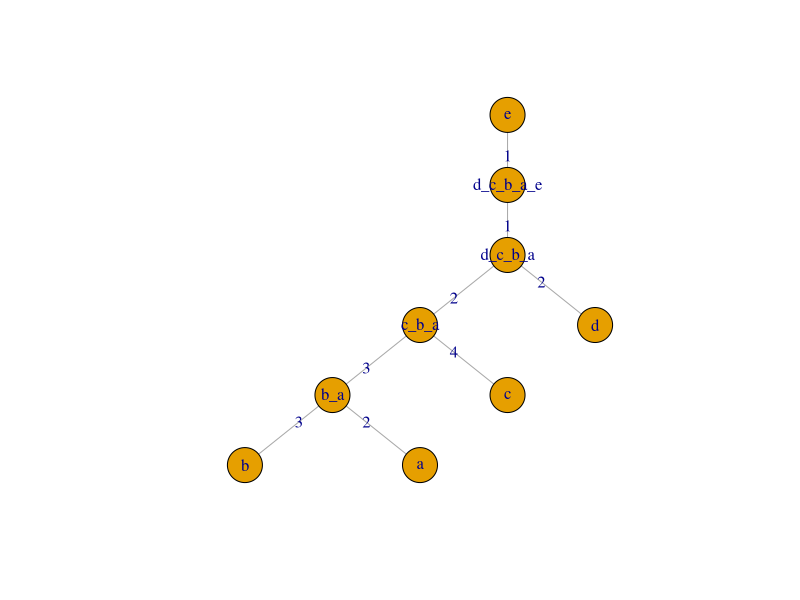
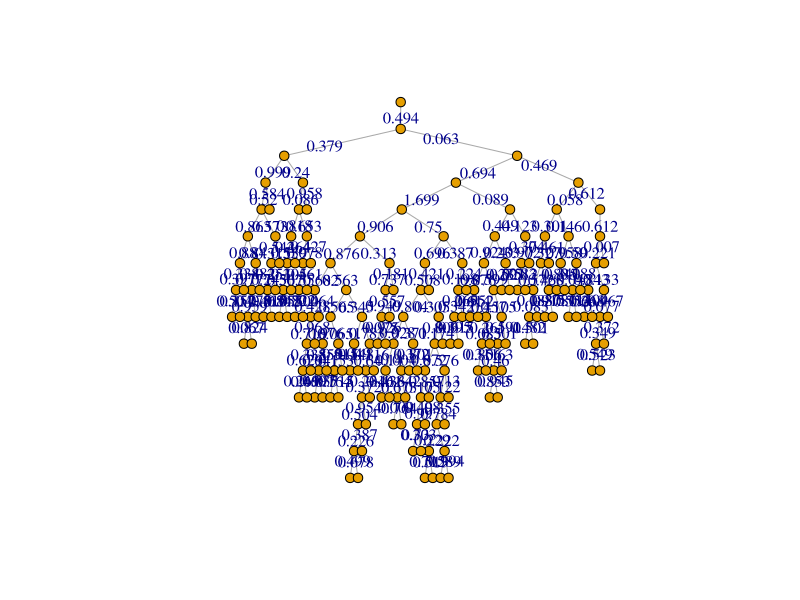

R code for these plots, in order:
## libraries
library(ape)
library(igraph)


#### functions

## param: takes a square distance matrix
## takes a matrix and makes it into a Q matrix
## returns Q matrix

makeQ <- function(dist) {
  n <- nrow(dist)
  
  #get row and column sums
  rows <- rowSums(dist)
  cols <- colSums(dist)
  
  #set up Q return
  Q <- matrix(data = NA,
              nrow = n,
              ncol = n)
  row.names(Q) <- row.names(dist)
  colnames(Q) <- colnames(dist)
  
  # runs through all rows
  for (a in 1:n) {
    for (b in 1:n) {
      #skip over diagonals
      if (a == b) {
        Q[a, b] = 0
        
        #uses formula from wikipedia
      } else{
        Q[a, b] = (n - 2) * dist[a, b] - rows[a] - cols[b]
      }
    }
  }
  
  return(Q)
}


## param: takes a Q matrix, and original distance matrix
## takes smallest element, and joins those nodes, calculates distances
## returns: distance from original nodes to new node,
## to a larger as a dataframe that can be added

joinNode <- function(Q, dist) {
  #takes first (smallest) location for min, returns row and col index
  Qmin <- which(Q == min(Q), arr.ind = TRUE)[1, ]
  n <- nrow(dist)
  
  a <- Qmin[1]
  b <- Qmin[2]
  
  abDist <- dist[a, b]
  
  # Nodes
  nodeA <- rownames(dist)[a]
  nodeB <- rownames(dist)[b]
  
  #row/col sums
  rows <- rowSums(dist)
  cols <- colSums(dist)
  
  #edge distance - from wikipedia
  firstD <- .5 * abDist + 1 / (2 * (n - 2)) * (rows[a] - rows[b])
  secondD <- abDist - firstD
  
  newNode <- paste(nodeA, "_", nodeB, sep = '')
  
  #edges that have been made
  nodeDF <- data.frame(
    parent = c(newNode, newNode),
    child = c(nodeA, nodeB),
    distance = c(firstD, secondD)
  )
  
  return(nodeDF)
}

## params: Takes Q matrix, and original distance matrix,
## and makes new matrix that is n-1 from dist size, adding in
## returns the new distance matrix
newDist <- function(Q, dist) {
  #get smallest distance, and return what nodes those are
  n <- nrow(dist)
  Qmin <- which(Q == min(Q), arr.ind = TRUE)[1, ]
  a <- Qmin[1]
  b <- Qmin[2]
  
  #Get new names
  nodeA <- rownames(dist)[a]
  nodeB <- rownames(dist)[b]
  newNode <- paste(nodeA, "_", nodeB, sep = '')
  
  #new distances
  newLength <- c()
  oldNames <- rownames(dist)[-c(a, b)]
  
  for (i in oldNames) {
    ind <- which(rownames(dist) == i)
    newLength <- c(newLength, .5 * (dist[a, ind] + dist[b, ind] - dist[a, b]))
  }
  
  #build out distance matrix
  
  newD <- matrix(0, n - 1, n - 1)
  rownames(newD) <- c(newNode, oldNames)
  colnames(newD) <- c(newNode, oldNames)
  
  #new dist
  newD[1, -1] <- newLength
  newD[-1, 1] <- newLength
  
  #old dist
  oldDist <- dist[-c(a, b), -c(a, b)]
  newD[-1, -1] <- oldDist
  
  
  return(newD)
}


# graph output from the tree - hide = TRUE will keep labels from printing

graphTree <- function(tree, vsize = 20, hide = FALSE) {
  g <- graph_from_data_frame(tree, directed = FALSE)
  
  #add distances to plot
  E(g)$label <- round(E(g)$distance, 3)
  
  #hide labels, or not
  
  if(hide) {
  
  plot(
    g,
    vertex.size = vsize,
    vertex.label = NA,
    edge.arrow.mode = 0,
    layout = layout_as_tree(g, root = V(g)[length(V(g))])
  )
  }else {
    plot(
      g,
      vertex.size = vsize,
      edge.arrow.mode = 0,
      layout = layout_as_tree(g, root = V(g)[length(V(g))]) )
  }
  
}

### make a random tree

randomDist <- function(n) {
  tree <- rtree(n)
  D <- cophenetic(tree)
  D
}


###############################################################################
## *~*~*~*~*~ Main function

neighborTree <- function(dist) {
  #set up first distance
  orignialDist <- dist
  newD <- dist
  
  # #Set up matrix to hold final tree info
  tree <- data.frame(parent = character(),
                     child = character(),
                     distance = numeric())
  #
  
  #print(dist)
  
  #Generally, run until no more new nodes can be made.
  
  while (nrow(newD) > 2)  {
    #Get Q
    Q <- makeQ(newD)
    
    #print(Q)
    
    #nodes
    joinInfo <- joinNode(Q, newD)
    tree <- rbind(tree, joinInfo)
    
    #print(tree)
    
    #get new distance
    newD <- newDist(Q, newD)
    
    #print(newD)
  }
  
  #add last nodes
  lastNodes <- rownames(newD)
  lastDist <- newD[1, 2]
  newNode <- paste(lastNodes[1], "_", lastNodes[2], sep = '')
  
  tree <- rbind(
    tree,
    data.frame(
      parent = newNode,
      child = lastNodes[1],
      distance = lastDist
    ),
    data.frame(
      parent = newNode,
      child = lastNodes[2],
      distance = lastDist
    )
  )
  
  return(tree)
  
  
}

### wiki example matrix

wiki <- matrix(
  c(0, 5, 9, 9, 8, 5, 0, 10, 10, 9, 9, 10, 0, 8, 7, 9, 10, 8, 0, 3, 8, 9, 7, 3, 0),
  ncol = 5,
  byrow = TRUE,
  dimnames = list(c('a', 'b', 'c', 'd', 'e'), c('a', 'b', 'c', 'd', 'e'))
)




##isolated examples - these run through the wiki example without the wrap
## of the main function. Can be compared with steps at https://en.wikipedia.org/wiki/Neighbor_joining

firstOne <- makeQ(wiki)
firstOne

firstNewNode <- joinNode(firstOne, wiki)
firstNewNode

second <- newDist(Q = firstOne, dist = wiki)
second

secondQ <- makeQ(dist = second)
secondQ

third <- newDist(secondQ, second)
third

thirdQ <- makeQ(third)
thirdQ

fourth <- newDist(thirdQ, third)
fourth

##main function run for the wiki example
tree <- neighborTree(wiki)

graphTree(tree)


## play around with making a random test and seeing how it works
## MAKE SURE PRINT STATEMENTS ARE COMMENTED OUT IN MAIN FUNCTION

bigTest <- randomDist(100)
bigTree <- neighborTree(bigTest)
graphTree(bigTree, vsize = 5, hide = TRUE)
